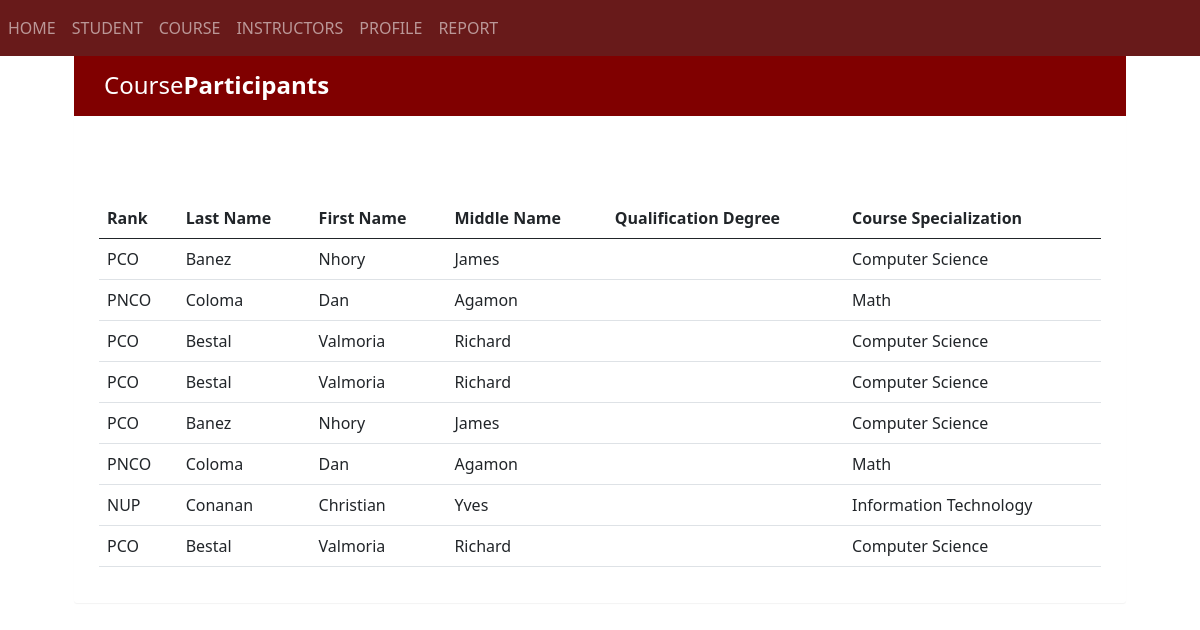
/report/instructorPerCourse.php, run on the app's committed database.
### tables this page shows
CREATE TABLE `pool_instructor_details` (
  `instructor_id` int(11) NOT NULL,
  `account_id` int(11) NOT NULL,
  `rank` varchar(15) NOT NULL,
  `qualification_degree` varchar(50) NOT NULL,
  `course_specialization` varchar(50) NOT NULL,
  `other_qualification` varchar(50) NOT NULL
);

CREATE TABLE `account_details` (
  `account_id` int(11) NOT NULL,
  `username` varchar(50) NOT NULL,
  `password` varchar(50) NOT NULL,
  `user_type` varchar(10) NOT NULL,
  `lastname` varchar(50) NOT NULL,
  `firstname` varchar(50) NOT NULL,
  `middlename` varchar(50) NOT NULL,
  `suffix` varchar(10) NOT NULL
);

### report/instructorPerCourse.php (the view, shortened to what this page needs)
<!DOCTYPE html>
<html lang="en">
<head>
	<link href="https://cdn.jsdelivr.net/npm/bootstrap@5.2.3/dist/css/bootstrap.min.css" rel="stylesheet">
</head>
<body style="margin: 50px;">
	<div class="container">
		<div class="table-wrapper">
			<div class="table-title">
				<div class="row">
					<div class="col-sm-6">
						<h2>Course<b>Participants</b></h2>
					</div>
				</div>
			</div>
			<br>
			<?php
			require '../templates/header.php';
			require '../templates/navigation.php';
		    ?>
		    <table class="table table-stripped table-hover">
		    	<thead>
					<tr>
						<th>Rank</th>
						<th>Last Name</th>
						<th>First Name</th>
						<th>Middle Name</th>
						<th>Qualification Degree</th>
						<th>Course Specialization</th>
					</tr>
				</thead>
				<br>
				<br>
				<tbody>
				<?php
					require '../templates/connection.php';
					require '../templates/header.php';
					require '../templates/navigation.php';
					$sql = "SELECT * FROM pool_instructor_details Inner Join account_details On pool_instructor_details.account_id = account_details.account_id Inner Join registration_course On registration_course.instructor_id = pool_instructor_details.instructor_id  ";
					$result = $conn->query($sql);
						while($row = $result->fetch_assoc()) {
							echo "<tr>
								<td>". $row["rank"] ."</td>
								<td>". $row["lastname"] ."</td>
								<td>". $row["firstname"] ."</td>
								<td>". $row["middlename"] ."</td>
								<td>". $row["qualification_degree"] ."</td>
								<td>". $row["course_specialization"] ."</td>
							</tr>";
						}
				?>
				</tbody>
			</table>
		</div>
	</div>
</body>
</html>

### report/instructorPerCourse.php (style rules this page uses)
body { color: #566787; background: #f5f5f5; font-family: 'Valera Round', sans-serif; }
.table-wrapper { background: #fff; padding: 20px 25px; margin: 30px 0; border-radius: 3px; box-shadow: 0 1px 1px rgba(0, 0, 0, .05); }
.table-title { padding-bottom: 15px; background: #800000; color: #fff; padding: 16px 30px; margin: -20px -25px 10px; border-radius: 3px 3px 0 0; }
.table-title h2 { margin: 5px 0 0; font-size: 24px; }

### data on the page
pool_instructor_details: rank "PCO", account.lastname "Banez", account.firstname "Nhory", account.middlename "James", course_specialization "Computer Science"
pool_instructor_details: rank "PNCO", account.lastname "Coloma", account.firstname "Dan", account.middlename "Agamon", course_specialization "Math"
pool_instructor_details: rank "PCO", account.lastname "Bestal", account.firstname "Valmoria", account.middlename "Richard", course_specialization "Computer Science"
pool_instructor_details: rank "NUP", account.lastname "Conanan", account.firstname "Christian", account.middlename "Yves", course_specialization "Information Technology"
